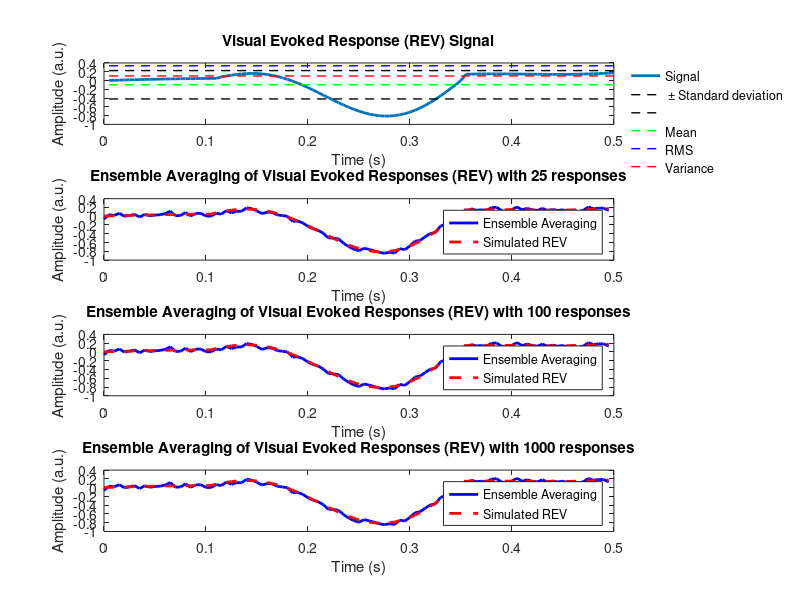

Recreate this plot in MATLAB.
clear All;  % Clear all variables from the workspace
close All;  % Close all figures
clc;       % Clear the command window

% Get the data from the 'biossinal_1.mat' file
load('biossinal_1.mat');

%% Task 1: Calculate the signal's sampling frequency
sampling_interval = 5e-3; % Define the sampling interval as 5 ms
sampling_frequency = 1 / sampling_interval; % Calculate the sampling frequency
disp(['The signal''s sampling frequency is ' num2str(sampling_frequency) 'Hz']); % Display the sampling frequency

%% TYPICAL FREQUENCY OF THE EEG :
% EEG signals typically have a frequency range of 0.5-100 Hz.

%% RELATIONSHIP BETWEEN  Sampling frequency and Signal's frequency :
% The sampling frequency must be at least double the signal's maximum frequency (Nyquist theorem). 
% The relationship is important because it affects the ability to accurately represent and analyze the signal. 
% A higher sampling frequency allows for better representation of high-frequency components in the signal.

%% Task 2: Calculate and display signal measurements

% Calculate the mean, effective value (RMS), variance, and standard deviation
mean_value = mean(sem_ruido);  % Calculate the mean of the signal
rms_value = rms(sem_ruido);    % Calculate the effective value (RMS) of the signal
variance_value = var(sem_ruido); % Calculate the variance of the signal
std_value = std(sem_ruido);      % Calculate the standard deviation of the signal

% Display the signal measurements
fprintf('========Signal''s measurements:==========\n');
disp(['Mean of sem_ruido    : ' num2str(mean_value)]);
disp(['Effective Value (RMS): ' num2str(rms_value)]);
disp(['Variance of sem_ruido: ' num2str(variance_value)]);
disp(['± Standard Deviation : ' num2str(std_value)]);

fprintf('\n');

% Plot the signal
N=length(sem_ruido);
time=(1:N)/sampling_frequency;
% figure("WindowState","maximized"); % Create a maximized figure
figure; % Create a figure
subplot(4,1,1); % Create a subplot with 4 rows and 1 column, select the first subplot
plot(time,sem_ruido,'LineWidth', 2); % Plot the signal with a specified line width
xlabel('Time (s)'); % Set the x-axis label
ylabel('Amplitude (a.u.)'); % Set the y-axis label
title('Visual Evoked Response (REV) Signal'); % Set the title of the plot
hold on; % Enable holding the plot for additional lines
% Plot lines representing mean, RMS, variance, standard deviation, and their values
plot([time(1) time(end)], [std_value+mean_value, std_value+mean_value], '--k','LineWidth', 1);
plot([time(1) time(end)], [-std_value+mean_value, -std_value+mean_value], '--k','LineWidth', 1);
% plot([time(1) time(end)], [std_value, std_value], '--k','LineWidth', 1);
plot([time(1) time(end)], [mean_value, mean_value], '--g','LineWidth', 1);
plot([time(1) time(end)], [rms_value, rms_value], '--b','LineWidth', 1);
plot([time(1) time(end)], [variance_value, variance_value], '--r','LineWidth', 1);

% Create a legend to label different lines
legend({"Signal"," ± Standard deviation","","Mean","RMS","Variance"},"Location","bestoutside");
legend("boxoff")

%% Assuming biossinal contains the multiple individual evoked responses

% Define the number of responses to be averaged
response_counts = [25, 100, 1000]; 

% Calculate the length of the signal and sampling frequency
N = length(biossinal);  % 100
sampling_interval = 5e-3; % Sampling interval is 5 ms
sampling_frequency = 1 / sampling_interval;

% Create time axis
time = (0:N-1) * sampling_interval;

% Initialize a cell array to store averaged responses for different counts
averaged_responses = cell(1, length(response_counts));

% Loop through different response counts
for i = 1:length(response_counts)
    numResponses = response_counts(i); % Number of responses for this iteration

    % Divide the signal into segments of 100 points each
    segment_size = 100;
    num_segments = floor(N / segment_size);
    segmented_responses = zeros(segment_size, num_segments);

    % Segment the signal
    for j = 1:num_segments
        segment_start = (j - 1) * segment_size + 1;
        segment_end = j * segment_size;
        segmented_responses(:, j) = biossinal(segment_start:segment_end);
    end

    % Compute mean of each segment across responses
    averaged_segments = mean(segmented_responses, 2);

    % Store the averaged response
    averaged_responses{i} = averaged_segments;

    % Dipslay
    disp(['Ensemble Averaging with ' num2str(numResponses) ' responses:']);
    disp(['   Mean: ' num2str(mean(averaged_responses{i}))]);

    % Plot ensemble averaging measurements
    subplot(length(response_counts)+1, 1, i+1);
    plot(time(1:segment_size),averaged_segments, 'b-', 'LineWidth', 2); % Plot the averaged response
    hold on;
    plot(time(1:segment_size), sem_ruido, 'r--', 'LineWidth', 2); % Plot the simulated REV signal
    legend('Ensemble Averaging', 'Simulated REV');
    xlabel('Time (s)');
    ylabel('Amplitude (a.u.)');
    title(['Ensemble Averaging of Visual Evoked Responses (REV) with ' num2str(numResponses) ' responses']);
end

%% COMMENT:
% Regardless of the number of responses used for ensemble averaging (25, 100, or 1000), 
% the mean value of the resulting averaged response remains consistent at around -0.10213. 
% This suggests that the ensemble averaging process is stable and produces a consistent outcome for different response counts.
